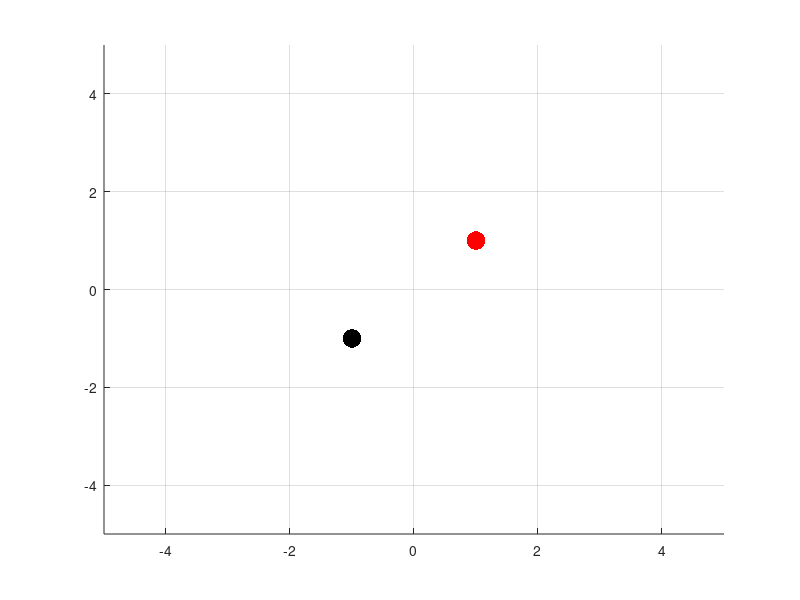

The MATLAB script that drew this image:
clc
figure(1);clf;hold on
x=1;
y=1;
plot(x,y,'.r','Markersize',40)
axis([-5 5 -5 5])
grid
t=180;
R=[cosd(t),-sind(t)
    sind(t) cosd(t)];
M=R*[x;y];
xp=M(1);yp=M(2)
plot(xp,yp,'.k','Markersize',40)
